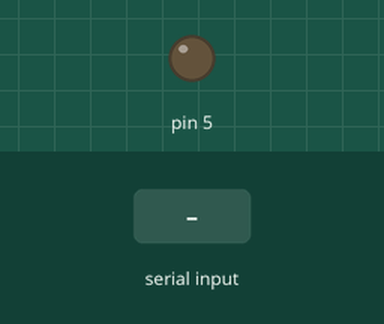
Recording of a sketch running on a simulated Arduino Uno, built with avr-gcc and run on an emulated ATmega328P. Shown: output pins drawn as LEDs (lit = HIGH). The test bench sets the inputs (shaded band).

Above: at 1.2 s.
1.3 s: "b" received over the second serial link
At 1.8 s:
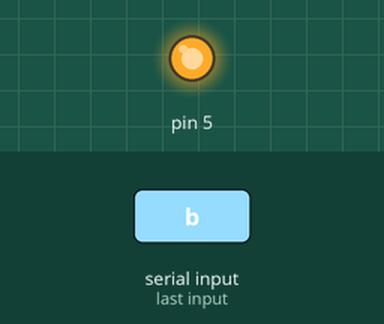
Timing chart, 0 to 8.8 s (numbered marks = the images above; inputs shaded):
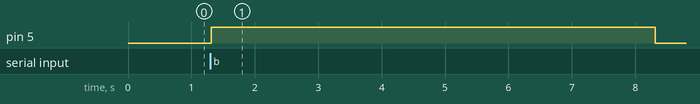

Measured:
- after the input at 1.3 s, pin 5: LOW → HIGH at once, → LOW 7.0 s later

The sketch:

secondaryProgram.ino
```cpp
/* Secondary Arduino:
  To start connect
  5v ---> EN
  Rx ---> Rx
  Tx ---> Tx
  Send empty sketch to arduino (with Rx/Tx disconnected)
  As arduino starts up hold button on side of arduino
  Open Serial monitor at 38400 Baud and both NL & CR
Commands Sent:
  AT + UART --- this should show 38400
  AT + ROLE? --- this should show 0
  AT + ADDR? -- should give an address, save this for Primary

Primary Arduino:
  To start connect
  5v ---> EN
  Rx ---> Rx
  Tx ---> Tx
  Send empty sketch to arduino (with Rx/Tx disconnected)
  As arduino starts up hold button on side of arduino
  Open Serial monitor at 38400 Baud and both NL & CR
Commands Sent:
  AT + UART --- this should show 38400
  AT + ROLE = 1 --- this should show "ok" and will set it to Primary
  AT + CMODE = 0 --- connect mode to fixed address
  AT + BIND = Address --- address seperated by commas not colons
        this is attaching the address to be connected to

now when done disconnect 5v ---> EN
       connect RX and TX on module to pins you want on arduino */

// Including the library for soft serial
#include <SoftwareSerial.h>
SoftwareSerial mySerial(2, 3); // RX, TX Pins for the HC-05 module
// Initializing variables
String input;
String validIDs[2] = {"1d 53 fe 9c ","bd a5 0 9d "}; // The valid RDIF UIDs (our library cards)
int RFIDWrong = 0; // How many times the RFID has been scanned wrong
int questionWrong = 0; // How many times the question has been answered wrong

// This is setup , this runs when the arduino turns on and sets up the connecton
void setup() {
  // Establish connections
  mySerial.begin(38400);
  //setting the pin for the bubble machine
  pinMode(5, OUTPUT);
}

// This is the main loop which the program will repetively loop through
void loop() {
  input = ""; // Clears variable for new input
  delay(10);
  // If there is data being sent
  if (mySerial.available()) {
    // While data is comming, add the data to the input string
    while (mySerial.available()) {
      delay(10);  // Small delay to allow input buffer to fill
      char c = mySerial.read();  // Gets one byte from serial buffer
      input += c; // Add byte to a string to construct input
    }
    if (input == "b" ){ // If the input is "b" (stands for bubble) then turn on the bubble machine
      activateBubbleMachine();
    }
    if (input == "c"){// If the input is "c", (for reCommence), then it will reset program
      reset();
    }
    // If the input length > 9 then it is for the RFID. therefor check the RDIF UID
    if (input.length() > 9) {
      testUID(input);
    }
    // If it is 8 then it is for the question
    else if (input.length() == 8){
      if (input == "00101010"){ // Checks if the input is 42 in binary
        mySerial.write("t"); // Writes true to the arduino
        mySerial.flush(); // Waits for the message to send
      }
      else{
        questionWrong ++; // Increments the amount of wrong questions
        returnFalse();
      }
    }
  }
}

// This funciton will test the inputted UID against the ones stored
void testUID(String ID) {
  // Boolean value for whether or not the ID is valid
  bool valid = false;
  // For each correct ID compare them to the given ID
  for (String testID: validIDs) { // For each Valid ID we will check it against the inputted ID
    if (ID == testID) {
      //If it is the same then turn it true
      valid = true;
    }
  }
  // If it is valid then write true
  if (valid) {
    mySerial.write("t");  // Write true
    mySerial.flush(); // Waiting for the message to send
  }
  else {
    // If it is not increment the amount of wrong RFIDs , and return
   RFIDWrong ++; // Increments the amount of wrong RFIDs
   returnFalse(); // Runs the return false function
   }
}

//This is the reuturn false function which checks whether or not the user has inputted too many wrong attempts
void returnFalse(){
  if ((RFIDWrong > 2) || (questionWrong > 2)){ // If the RFID or Question has been done wrong 3 times then alarm activate
    reset();
    mySerial.write("r"); // Sends r signifying reset
    mySerial.flush();
  }
  else{
    mySerial.write("f"); //sends f signifying wrong answer
    mySerial.flush();
  }
}

void reset(){
  // Resets the variables for the program
  RFIDWrong = 0;
  questionWrong = 0;
}

void activateBubbleMachine() {
  // Turns on the relay to activate the bubble machine
  reset();
  digitalWrite(5, HIGH);
  delay(7000);
  digitalWrite(5, LOW);
}
```
